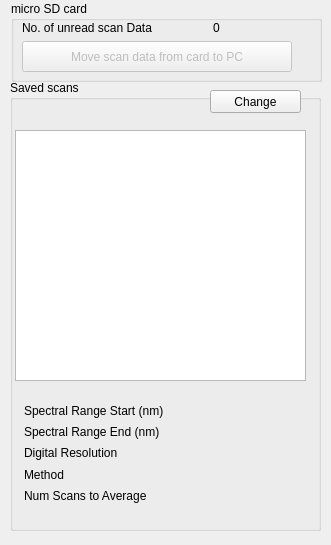
               <widget class="QWidget" name="tab_5">
                <property name="sizePolicy">
                 <sizepolicy hsizetype="Minimum" vsizetype="Minimum">
                  <horstretch>1</horstretch>
                  <verstretch>1</verstretch>
                 </sizepolicy>
                </property>
                <property name="minimumSize">
                 <size>
                  <width>325</width>
                  <height>545</height>
                 </size>
                </property>
                <attribute name="title">
                 <string>Saved Scans</string>
                </attribute>
                <widget class="QGroupBox" name="groupBox_19">
                 <property name="geometry">
                  <rect>
                   <x>11</x>
                   <y>1</y>
                   <width>311</width>
                   <height>81</height>
                  </rect>
                 </property>
                 <property name="sizePolicy">
                  <sizepolicy hsizetype="Minimum" vsizetype="Minimum">
                   <horstretch>1</horstretch>
                   <verstretch>1</verstretch>
                  </sizepolicy>
                 </property>
                 <property name="minimumSize">
                  <size>
                   <width>311</width>
                   <height>81</height>
                  </size>
                 </property>
                 <property name="title">
                  <string>micro SD card</string>
                 </property>
                 <widget class="QWidget" name="layoutWidget3">
                  <property name="geometry">
                   <rect>
                    <x>11</x>
                    <y>20</y>
                    <width>270</width>
                    <height>51</height>
                   </rect>
                  </property>
                  <layout class="QHBoxLayout" name="horizontalLayout_79">
                   <item>
                    <layout class="QVBoxLayout" name="verticalLayout_18">
                     <item>
                      <layout class="QHBoxLayout" name="horizontalLayout_51" stretch="70,30">
                       <item>
                        <widget class="QLabel" name="label_22">
                         <property name="sizePolicy">
                          <sizepolicy hsizetype="Minimum" vsizetype="Minimum">
                           <horstretch>1</horstretch>
                           <verstretch>1</verstretch>
                          </sizepolicy>
                         </property>
                         <property name="minimumSize">
                          <size>
                           <width>121</width>
                           <height>13</height>
                          </size>
                         </property>
                         <property name="text">
                          <string>No. of unread scan Data </string>
                         </property>
                        </widget>
                       </item>
                       <item>
                        <widget class="QLabel" name="label_num_unread_scandata">
                         <property name="sizePolicy">
                          <sizepolicy hsizetype="Minimum" vsizetype="Minimum">
                           <horstretch>1</horstretch>
                           <verstretch>1</verstretch>
                          </sizepolicy>
                         </property>
                         <property name="minimumSize">
                          <size>
                           <width>33</width>
                           <height>13</height>
                          </size>
                         </property>
                         <property name="text">
                          <string>0</string>
                         </property>
                        </widget>
                       </item>
                      </layout>
                     </item>
                     <item>
                      <widget class="QPushButton" name="pushButton_import_scanData">
                       <property name="enabled">
                        <bool>false</bool>
                       </property>
                       <property name="sizePolicy">
                        <sizepolicy hsizetype="Minimum" vsizetype="Minimum">
                         <horstretch>1</horstretch>
                         <verstretch>1</verstretch>
                        </sizepolicy>
                       </property>
                       <property name="minimumSize">
                        <size>
                         <width>162</width>
                         <height>23</height>
                        </size>
                       </property>
                       <property name="text">
                        <string>Move scan data from card to PC</string>
                       </property>
                      </widget>
                     </item>
                    </layout>
                   </item>
                  </layout>
                 </widget>
                </widget>
                <widget class="QGroupBox" name="groupBox_15">
                 <property name="geometry">
                  <rect>
                   <x>10</x>
                   <y>80</y>
                   <width>311</width>
                   <height>451</height>
                  </rect>
                 </property>
                 <property name="sizePolicy">
                  <sizepolicy hsizetype="Minimum" vsizetype="Minimum">
                   <horstretch>1</horstretch>
                   <verstretch>1</verstretch>
                  </sizepolicy>
                 </property>
                 <property name="minimumSize">
                  <size>
                   <width>311</width>
                   <height>451</height>
                  </size>
                 </property>
                 <property name="title">
                  <string>Saved scans</string>
                 </property>
                 <widget class="QPushButton" name="pushButton_dir_change">
                  <property name="geometry">
                   <rect>
                    <x>200</x>
                    <y>10</y>
                    <width>91</width>
                    <height>23</height>
                   </rect>
                  </property>
                  <property name="sizePolicy">
                   <sizepolicy hsizetype="Minimum" vsizetype="Minimum">
                    <horstretch>1</horstretch>
                    <verstretch>1</verstretch>
                   </sizepolicy>
                  </property>
                  <property name="minimumSize">
                   <size>
                    <width>91</width>
                    <height>23</height>
                   </size>
                  </property>
                  <property name="text">
                   <string>Change</string>
                  </property>
                 </widget>
                 <widget class="QLabel" name="label_scan_directory">
                  <property name="geometry">
                   <rect>
                    <x>10</x>
                    <y>15</y>
                    <width>171</width>
                    <height>21</height>
                   </rect>
                  </property>
                  <property name="sizePolicy">
                   <sizepolicy hsizetype="Minimum" vsizetype="Minimum">
                    <horstretch>1</horstretch>
                    <verstretch>1</verstretch>
                   </sizepolicy>
                  </property>
                  <property name="minimumSize">
                   <size>
                    <width>171</width>
                    <height>21</height>
                   </size>
                  </property>
                  <property name="text">
                   <string/>
                  </property>
                 </widget>
                 <widget class="QListWidget" name="listWidget_savedscans">
                  <property name="geometry">
                   <rect>
                    <x>5</x>
                    <y>50</y>
                    <width>291</width>
                    <height>251</height>
                   </rect>
                  </property>
                  <property name="sizePolicy">
                   <sizepolicy hsizetype="Minimum" vsizetype="Minimum">
                    <horstretch>1</horstretch>
                    <verstretch>1</verstretch>
                   </sizepolicy>
                  </property>
                  <property name="minimumSize">
                   <size>
                    <width>291</width>
                    <height>251</height>
                   </size>
                  </property>
                 </widget>
                 <widget class="QWidget" name="layoutWidget111">
                  <property name="geometry">
                   <rect>
                    <x>14</x>
                    <y>324</y>
                    <width>324</width>
                    <height>99</height>
                   </rect>
                  </property>
                  <layout class="QHBoxLayout" name="horizontalLayout_76">
                   <item>
                    <layout class="QVBoxLayout" name="verticalLayout_57">
                     <item>
                      <widget class="QLabel" name="label_start_nm_2">
                       <property name="sizePolicy">
                        <sizepolicy hsizetype="Preferred" vsizetype="Minimum">
                         <horstretch>0</horstretch>
                         <verstretch>0</verstretch>
                        </sizepolicy>
                       </property>
                       <property name="minimumSize">
                        <size>
                         <width>182</width>
                         <height>13</height>
                        </size>
                       </property>
                       <property name="maximumSize">
                        <size>
                         <width>180</width>
                         <height>16777215</height>
                        </size>
                       </property>
                       <property name="text">
                        <string>Spectral Range Start (nm)</string>
                       </property>
                      </widget>
                     </item>
                     <item>
                      <widget class="QLabel" name="label_end_nm_2">
                       <property name="sizePolicy">
                        <sizepolicy hsizetype="Preferred" vsizetype="Minimum">
                         <horstretch>1</horstretch>
                         <verstretch>1</verstretch>
                        </sizepolicy>
                       </property>
                       <property name="minimumSize">
                        <size>
                         <width>182</width>
                         <height>14</height>
                        </size>
                       </property>
                       <property name="maximumSize">
                        <size>
                         <width>180</width>
                         <height>16777215</height>
                        </size>
                       </property>
                       <property name="text">
                        <string>Spectral Range End (nm)</string>
                       </property>
                      </widget>
                     </item>
                     <item>
                      <widget class="QLabel" name="label_num_points_2">
                       <property name="sizePolicy">
                        <sizepolicy hsizetype="Preferred" vsizetype="Minimum">
                         <horstretch>1</horstretch>
                         <verstretch>1</verstretch>
                        </sizepolicy>
                       </property>
                       <property name="minimumSize">
                        <size>
                         <width>182</width>
                         <height>13</height>
                        </size>
                       </property>
                       <property name="maximumSize">
                        <size>
                         <width>180</width>
                         <height>16777215</height>
                        </size>
                       </property>
                       <property name="text">
                        <string>Digital Resolution</string>
                       </property>
                      </widget>
                     </item>
                     <item>
                      <widget class="QLabel" name="label_scan_method_2">
                       <property name="sizePolicy">
                        <sizepolicy hsizetype="Preferred" vsizetype="Minimum">
                         <horstretch>1</horstretch>
                         <verstretch>1</verstretch>
                        </sizepolicy>
                       </property>
                       <property name="minimumSize">
                        <size>
                         <width>182</width>
                         <height>13</height>
                        </size>
                       </property>
                       <property name="maximumSize">
                        <size>
                         <width>180</width>
                         <height>16777215</height>
                        </size>
                       </property>
                       <property name="text">
                        <string>Method</string>
                       </property>
                      </widget>
                     </item>
                     <item>
                      <widget class="QLabel" name="label_num_repeat_2">
                       <property name="sizePolicy">
                        <sizepolicy hsizetype="Preferred" vsizetype="Minimum">
                         <horstretch>1</horstretch>
                         <verstretch>1</verstretch>
                        </sizepolicy>
                       </property>
                       <property name="minimumSize">
                        <size>
                         <width>160</width>
                         <height>13</height>
                        </size>
                       </property>
                       <property name="maximumSize">
                        <size>
                         <width>180</width>
                         <height>16777215</height>
                        </size>
                       </property>
                       <property name="text">
                        <string>Num Scans to Average</string>
                       </property>
                      </widget>
                     </item>
                    </layout>
                   </item>
                   <item>
                    <layout class="QVBoxLayout" name="verticalLayout_42">
                     <item>
                      <widget class="QLabel" name="label_start_nm_val_2">
                       <property name="sizePolicy">
                        <sizepolicy hsizetype="Minimum" vsizetype="Fixed">
                         <horstretch>1</horstretch>
                         <verstretch>1</verstretch>
                        </sizepolicy>
                       </property>
                       <property name="minimumSize">
                        <size>
                         <width>129</width>
                         <height>14</height>
                        </size>
                       </property>
                       <property name="text">
                        <string/>
                       </property>
                      </widget>
                     </item>
                     <item>
                      <widget class="QLabel" name="label_end_nm_val_2">
                       <property name="sizePolicy">
                        <sizepolicy hsizetype="Minimum" vsizetype="Fixed">
                         <horstretch>1</horstretch>
                         <verstretch>1</verstretch>
                        </sizepolicy>
                       </property>
                       <property name="minimumSize">
                        <size>
                         <width>129</width>
                         <height>14</height>
                        </size>
                       </property>
                       <property name="text">
                        <string/>
                       </property>
                      </widget>
                     </item>
                     <item>
                      <widget class="QLabel" name="label_num_points_val_2">
                       <property name="sizePolicy">
                        <sizepolicy hsizetype="Minimum" vsizetype="Fixed">
                         <horstretch>0</horstretch>
                         <verstretch>0</verstretch>
                        </sizepolicy>
                       </property>
                       <property name="minimumSize">
                        <size>
                         <width>129</width>
                         <height>13</height>
                        </size>
                       </property>
                       <property name="text">
                        <string/>
                       </property>
                      </widget>
                     </item>
                     <item>
                      <widget class="QLabel" name="label_scan_method_val_2">
                       <property name="sizePolicy">
                        <sizepolicy hsizetype="Minimum" vsizetype="Fixed">
                         <horstretch>1</horstretch>
                         <verstretch>1</verstretch>
                        </sizepolicy>
                       </property>
                       <property name="minimumSize">
                        <size>
                         <width>129</width>
                         <height>13</height>
                        </size>
                       </property>
                       <property name="text">
                        <string/>
                       </property>
                      </widget>
                     </item>
                     <item>
                      <widget class="QLabel" name="label_numRepeat">
                       <property name="sizePolicy">
                        <sizepolicy hsizetype="Minimum" vsizetype="Fixed">
                         <horstretch>1</horstretch>
                         <verstretch>1</verstretch>
                        </sizepolicy>
                       </property>
                       <property name="minimumSize">
                        <size>
                         <width>129</width>
                         <height>13</height>
                        </size>
                       </property>
                       <property name="text">
                        <string/>
                       </property>
                      </widget>
                     </item>
                    </layout>
                   </item>
                  </layout>
                 </widget>
                </widget>
               </widget>
